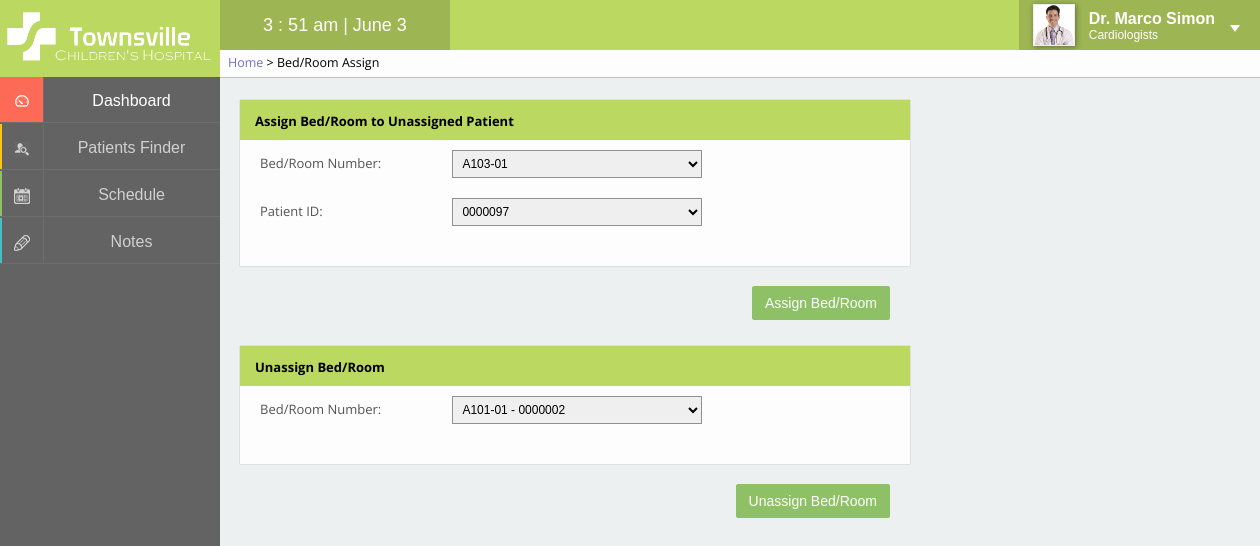
/pages/bedassign.php (signed in), run on the app's committed database.
### tables this page shows
CREATE TABLE IF NOT EXISTS `staff` (
  `staffID` int(4) unsigned zerofill NOT NULL AUTO_INCREMENT,
  `firstName` varchar(40) NOT NULL,
  `lastName` varchar(40) NOT NULL,
  `title` int(1) NOT NULL,
  `password` varchar(64) NOT NULL,
  `specialties` varchar(40) DEFAULT NULL,
  `photo` varchar(200) NOT NULL DEFAULT '<img src="../images/none.png" alt="Profile picture" />',
  PRIMARY KEY (`staffID`),
  KEY `title_idx` (`title`)
);

### pages/bedassign.php (the view, shortened to what this page needs)
<?php
	$pageTitle = "Bed/Room Assign";
	$breadcrumb = "<a href='home.php'>Home</a> > " . $pageTitle;
	include '../inc/panel.php';
?>
<link type="text/css" rel="stylesheet" href="../css/patientupdate.css" media="screen" />
<div class="leftContent">
	<div class="box">
		<section class="boxTitle">
			<p>Assign Bed/Room to Unassigned Patient</p>
		</section>
		<section class="boxContent">
			<form action="bedassignprocess.php?process=assign" method="post">
				<div>
					<label for="bedNumber">Bed/Room Number: </label>
					<select name="bedNumber">
						<?php
						$sql = "SELECT bedNumber
								FROM beds
								WHERE patientID IS NULL
								OR patientID = ''";
						$result = mysql_query($sql);
						while ($row = mysql_fetch_array($result)) {
							echo "<option>{$row['bedNumber']}</option>";
						}
						?>
					</select>
				</div>
				<div>
					<label for="patientID">Patient ID: </label>
					<select name="patientID">
						<?php
						$sql = "SELECT patients.patientID
								FROM beds RIGHT JOIN patients USING (patientID)
								WHERE beds.patientID IS NULL
								OR beds.patientID = ''
								ORDER BY patientID DESC";
						$result = mysql_query($sql);
						while ($row = mysql_fetch_array($result)) {
							echo "<option>{$row['patientID']}</option>";
						}
						?>
					</select>
				</div>
				<div>
					<button type="submit" class="submit">Assign Bed/Room</button>
				</div>
			</form>
		</section>
	</div>
	<div class="box">
		<section class="boxTitle">
			<p>Unassign Bed/Room</p>
		</section>
		<section class="boxContent">
			<form action="bedassignprocess.php?process=unassign" method="post">
				<div>
					<label for="bedNumber">Bed/Room Number: </label>
					<select name="bedNumber">
						<?php
						$sql = "SELECT bedNumber, patientID
								FROM beds
								WHERE patientID IS NOT NULL
								ORDER BY bedNumber ASC";
						$result = mysql_query($sql);
						while ($row = mysql_fetch_array($result)) {
							echo "<option value='{$row['bedNumber']}'>{$row['bedNumber']} - {$row['patientID']}</option>";
						}
						?>
					</select>
				</div>
				<div>
					<button type="submit" class="submit">Unassign Bed/Room</button>
				</div>
			</form>
		</section>
	</div>
</div>
<?php
	include '../inc/footer.php';
?>

### inc/panel.php (shortened to what this page needs)
<!DOCTYPE html PUBLIC "-//W3C//DTD XHTML 1.0 Transitional//EN" "http://www.w3.org/TR/xhtml1/DTD/xhtml1-transitional.dtd">
<html xmlns="http://www.w3.org/1999/xhtml" xml:lang="en" lang="en">
<head>
	<link type="text/css" rel="stylesheet" href="../css/panel.css" media="screen" />
	<link type="text/css" rel="stylesheet" href="../css/style.css" media="screen" />
</head>
<body onload="load()">
<div class="header">
	<div class="logo">
		<img src="../images/logo_white.png" alt="logo" />
	</div>
	<div class="timer">
		<span id="clock"></span>
	</div>
	<div class="profile">
		<?php
		$staffID = $_SESSION['user'];
		$sql = "SELECT staffID, firstName, lastName, title, specialties, photo
				FROM staff
				WHERE staffID = '$staffID'";
		$result = mysql_query($sql);
		$row = mysql_fetch_assoc($result);
		echo "<div class='pic'>";
			echo $row['photo'];
		echo "</div>";
		echo "<div class='name'>";
			echo "<span class='title'>";
			switch ($row['title']) {
				case 1:	echo "Dr. ";
					break;
			}
			echo $row['firstName'] . " " . $row['lastName'] . "</span> <br />";
				echo "<span class='spec'>{$row['specialties']}</span>";
		echo "</div>";
		?>
		<div class="triangle1"></div>
	</div>
	<div id="breadcrumb">
		<span><?php echo $breadcrumb ?></span>
	</div>
</div>
<div class="panal">
<a href='home.php' id='m1'>
<div class='layer effect'>
 	<div class='icon'>
 		<img src='../images/i1s.png' alt='dashboardICON' />
 	</div>
 	<div class='lable'>
 		<span>Dashboard</span>
 	</div>
</div></a>
<a href='patientsfinder.php' id='m2'>
<div class='layer effect'>
 	<div class='mask'></div>
 	<div class='icon'>
 		<img src='../images/i2s.png' alt='patientsICON' />
 	</div>
 	<div class='lable'>
 		<span>Patients Finder</span>
 	</div>
</div></a>
<a href='schedule.php' id='m3'>
<div class='layer effect'>
 	<div class='mask'></div>
 	<div class='icon'>
 		<img src='../images/i3s.png' alt='scheduleICON' />
 	</div>
 	<div class='lable'>
 		<span>Schedule</span>
 	</div>
</div></a>
<a href='notes.php' id='m4'>
<div class='layer effect' id='m4'>
	<div class='mask'></div>
	<div class='icon'>
		<img src='../images/i4s.png' alt='noteICON' />
	</div>
	<div class='lable'>
		<span>Notes</span>
	</div>
</div></a>
</div>
<div class="content">

### css/panel.css (style rules this page uses)
.header { position: relative; width:100%; height: 50px; background-color: #bbd861; z-index: 10; }
.logo { width:220px; height: 50px; }
.logo img { position: relative; padding-top: 7px; height: 60px; z-index: 11; }
.timer { position: relative; left: 220px; top: -50px; height: 50px; background-color: #9db552; width: 230px; text-align: center; }
.timer span { position: relative; color: white; font-size: 18px; top: 15px; }
.profile { position: relative; right: 0; top: -100px; float: right; height: 50px; background-color: #9db552; cursor: pointer; }
.pic { position: relative; float:left; width: 50px; height: 50px; text-align: center; padding-top: 4px; padding-left: 10px; }
.pic img { width: 40px; height: 40px; border: 1px solid #eee; box-shadow: 1px 1px 5px 0px rgba(50, 50, 50, 0.55); }
.name { position: relative; float: right; top: 10px; right: 45px; color: white; padding-left: 55px; }
.name .title { font-weight: bold; font-size: 16px; }
.name .spec { font-weight: normal; font-size: 12px; }
.triangle1 { position: absolute; top:25px; right: 20px; width: 0; height: 0; border-style: solid; border-width: 7px 5px 0 5px; border-color: #fff transparent transparent transparent; }
.panal { position: absolute; background-color: #636363; top: 0; left: 0; width: 220px; height: 100%; overflow: hidden; z-index: 5; }
.layer { position: relative; top: 45px; width: 220px; height: 47px; overflow: hidden; z-index: 6; }
#m2 .mask { background-color: #ffc313; }
#m3 .mask { background-color: #8cc260; }
#m4 .mask { background-color: #44c0c2; }
.effect .mask { width: 2px; height: 46px; position: absolute; overflow: hidden; top: 0; left: 0; z-index: -1; -webkit-transition:width 0.2s; transition:width 0.2s; }
.layer .icon { width: 43px; height: 45px; border-bottom: 1px solid #6e6e6e; border-right: 1px solid #6e6e6e; text-align: center; background-color: transparent; }
.layer .icon img { padding-top: 17px; z-index: 1; opacity: 0.7; -webkit-transition:opacity 0.3s; transition:opacity 0.3s; }
.active .icon img { opacity: 1 !important; }
.layer .lable { position: relative; top: -46px; left: 43px; width: 177px; height: 45px; border-bottom: 1px solid #6e6e6e; text-align: center; }
.layer .lable span { position: relative; color: white; top: 15px; opacity: 0.7; -webkit-transition:opacity 0.3s; transition:opacity 0.3s; }
.active .lable span { opacity: 1 !important; }
#breadcrumb { position: absolute; left: 220px; top: 50px; height: 27px; min-width: -webkit-calc(100% - 220px); min-width: calc(100% - 220px); border-bottom: 1px solid #C0C0C0; background-color: #fdfdfd; font-family: 'Open Sans', sans-serif; font-size: 12.5px; }
#breadcrumb a { color: #7171C6; }
#breadcrumb span { position: relative; bottom: -4px; margin: 0px 8px; }

### css/style.css (style rules this page uses)
html, body { margin : 0; padding : 0; background-color: #ecf0f1; background-image: url('../images/panelbg.jpg'); background-repeat: repeat-y; background-size: 220px 16px; font-family: "proxima-nova-1","proxima-nova-2",arial,helvetica,sans-serif; }
a { text-decoration: none; color: #555; }
.content { background-color: #ecf0f1; position: absolute; width: -webkit-calc(100% - 250px); width: calc(100% - 250px); min-width: 1000px; max-width: 1200px; min-height: -webkit-calc(100% - 100px); min-height: calc(100% - 100px);*/ top: 77px; left: 220px; padding: 50px 10px 10px 20px; z-index: 1; font-family: 'Open Sans', sans-serif; }
.leftContent { position: absolute; width: -webkit-calc(100% - 370px); width: calc(100% - 370px); min-width: 600px; }
.box { box-shadow: 0 0 1px 0 rgba(50, 50, 50, 0.45); display: block; }
.boxTitle { background-color: #bbd861; height: 40px; }
.boxTitle p { font-size: 13px; font-weight: 700; margin-top: 0; padding: 12px 0 0 15px; }
.boxContent { background-color: #fdfdfd; font-size: 13px; padding: 10px 20px 20px 20px; color: #545454; }
.submit { padding: 6px 12px; font-size: 14px; line-height: 1.42857143; text-align: center; white-space: nowrap; vertical-align: middle; cursor: pointer; background-image: none; border: 1px solid transparent; font-weight: 500; border-radius: 2px; color: #fff; background-color: #8ec165; border-color: #8ec165; float: right; margin-left: 10px; }
select { padding: 5px; font-size: 12px; line-height: 1; border-color: #919191; border-radius: 0; height: 28px; }

### css/patientupdate.css (style rules this page uses)
.box { margin-bottom: 80px; }
.submit { margin-top: 40px; }
label { display: inline-block; width: 30%; }
select { width: 250px; margin-bottom: 20px; }

### data on the page
staff: photo (placeholder picture), firstName "Marco", lastName "Simon", specialties "Cardiologists"

### other printed values
$pageTitle "Bed/Room Assign"
form field bedNumber "A103-01"
form field patientID "0000097"
form field bedNumber "A101-01 - 0000002"
